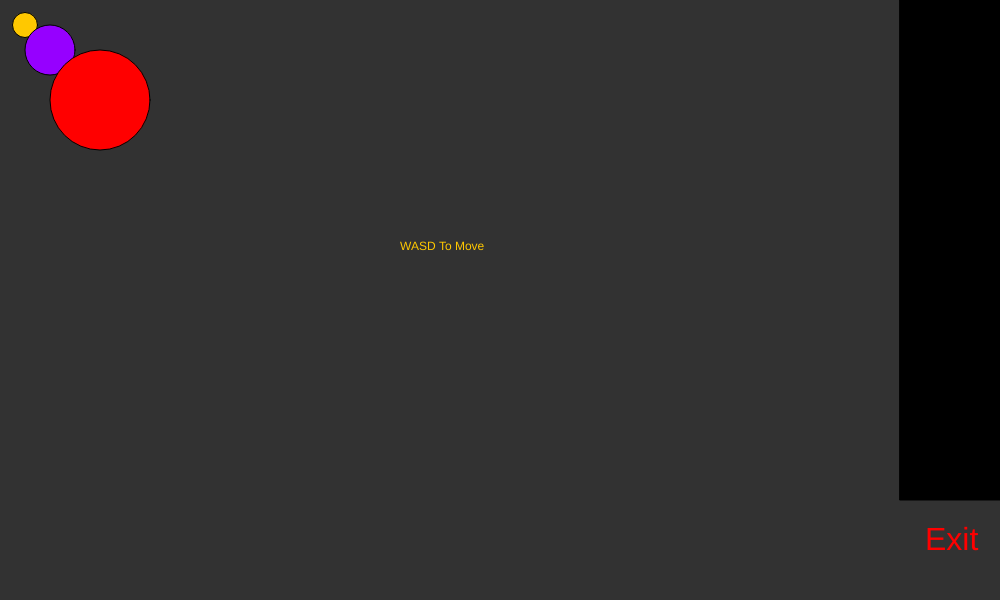
Frame 1 (no input)
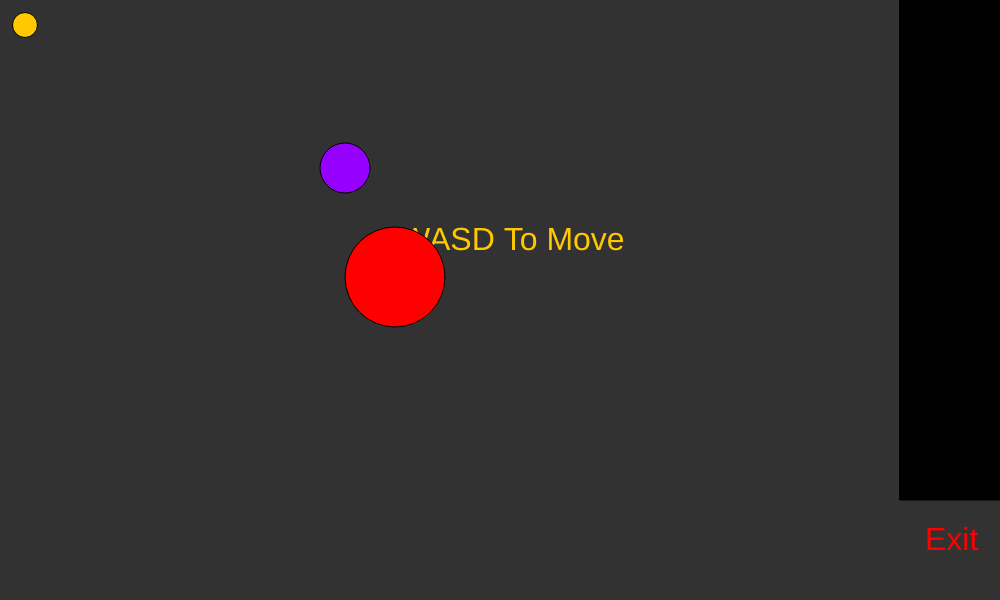
Frame 60 (no input)
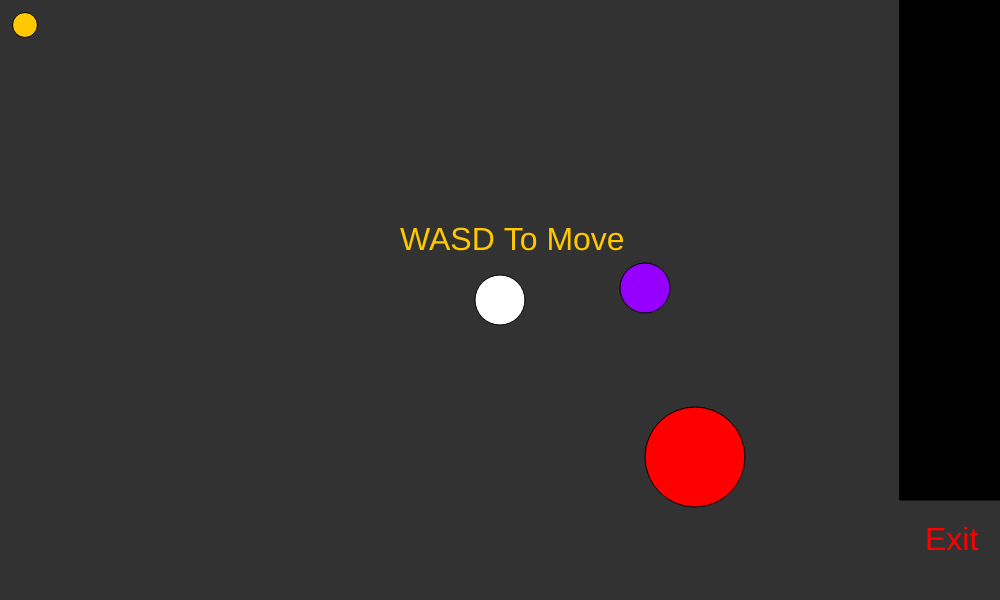
Frame 120 (the mouse pressed at the canvas centre since frame 60)

The p5.js sketch that drew these frames (run headless with seeded random() and noise() and a simulated clock; from frame 60 on, the mouse is pressed at the canvas centre):

// p5.js sketch
// ── sketch.js
//player
var playerx = 25;
var playery = 25;

//placeable object
var mousex = 950;
var mousey = 0;

//moving object 1
var enemy1x = 50;
var enemy1y = 50;
var enemy1sx = 1;
var enemy1sy = 1;

//moving object 2
var enemy2x = 100;
var enemy2y = 100;
var enemy2sx = 1;
var enemy2sy = 1;

function setup() {
    createCanvas(1000,600);
    //random speed
    enemy1sx = Math.floor(random(1,7));
    enemy1sy = Math.floor(random(1,7));
    enemy2sx = Math.floor(random(1,7));
    enemy2sy = Math.floor(random(1,7));
}

function draw() {
    background(50);

    //player
    fill(255,200,0);
    circle(playerx,playery,25);

    if(playerx > 900 && playery >500)
    {
        text('You Win', 400, 250)
    }
    else
    {
        text('WASD To Move', 400, 250)
    }

    if(keyIsDown(68))
    {
        playerx+=5;
    }
    else if(keyIsDown(65))
    {
        playerx+=-5;
    }
    if(keyIsDown(83))
    {
        playery+=5;
    }
    else if(keyIsDown(87))
    {
        playery+=-5;
    }

    //placable object
    fill(255,255,255);
    circle(mousex,mousey,50);
    
    //moving object 1
    fill(150,0,255);
    circle(enemy1x,enemy1y,50);
    if(enemy1x > 900)
    {
        enemy1x = 0
        enemy1sx = Math.floor(random(1,7));
    }
    else
    {
        enemy1x+=enemy1sx
    }
    if(enemy1y > 600)
    {
        enemy1y = 0
        enemy1sy = Math.floor(random(1,7));
    }
    else
    {
        enemy1y+=enemy1sy
    }

    //moving object 2
    fill(255,0,0);
    circle(enemy2x,enemy2y,100);
    if(enemy2x > 900)
    {
        enemy2x = 0
        enemy2sx = Math.floor(random(1,7));
    }
    else
    {
        enemy2x+=enemy2sx
    }
    if(enemy2y > 600)
    {
        enemy2y = 0
        enemy2sy = Math.floor(random(1,7));
    }
    else
    {
        enemy2y+=enemy2sy
    }

    textSize(32);
    text('Exit', 925, 550);

    fill(0,0,0)
    rect(900,0,100,500)
}
function mousePressed() {
    mousex=mouseX;
    mousey=mouseY;
}
// ── main.html
<html>
  <head>
    <title>Homework 11</title>
    <script src="https://cdnjs.cloudflare.com/ajax/libs/p5.js/1.1.9/p5.min.js"></script>
    <script src="sketch.js"></script>
  </head>
  <body style="background-color:black;">
  </body>
</html>
